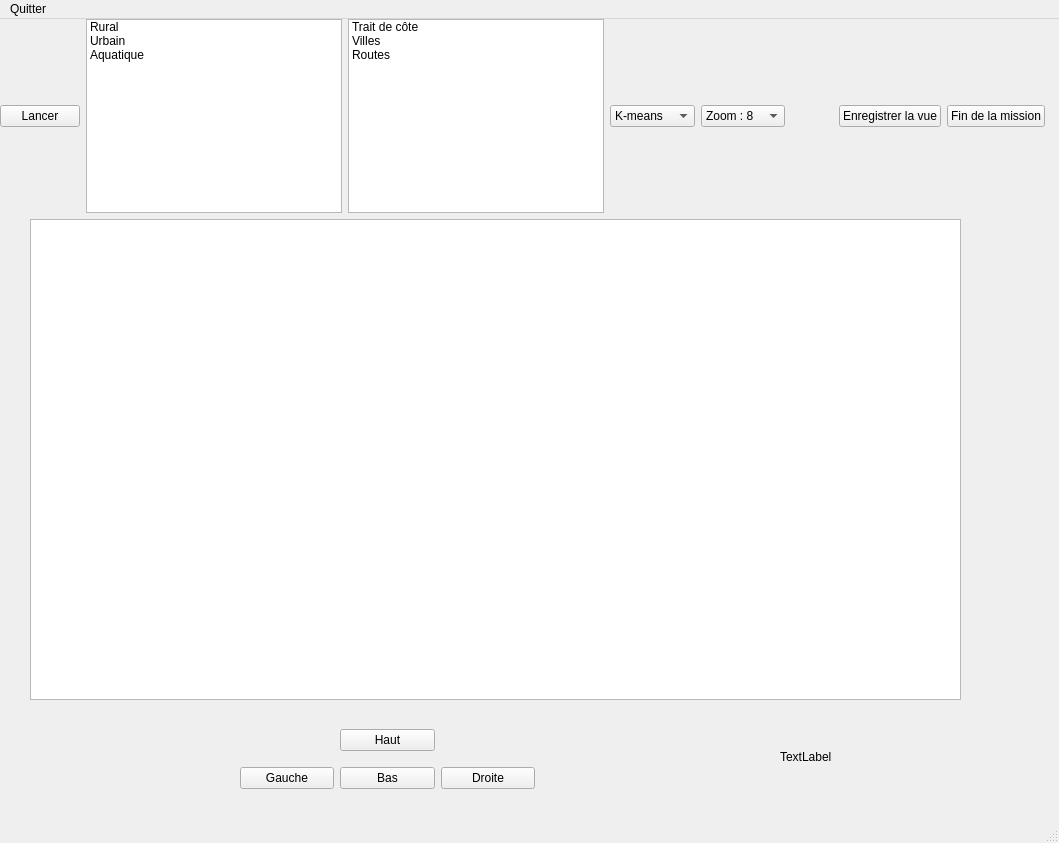
<?xml version="1.0" encoding="UTF-8"?>
<ui version="4.0">
 <class>MainWindow</class>
 <widget class="QMainWindow" name="MainWindow">
  <property name="geometry">
   <rect>
    <x>0</x>
    <y>0</y>
    <width>1059</width>
    <height>843</height>
   </rect>
  </property>
  <property name="windowTitle">
   <string>Vue_aerienne</string>
  </property>
  <widget class="QWidget" name="centralwidget">
   <widget class="QWidget" name="horizontalLayoutWidget">
    <property name="geometry">
     <rect>
      <x>0</x>
      <y>0</y>
      <width>1045</width>
      <height>194</height>
     </rect>
    </property>
    <layout class="QHBoxLayout" name="horizontalLayout">
     <item>
      <widget class="QPushButton" name="pushButton_5">
       <property name="text">
        <string>Lancer</string>
       </property>
      </widget>
     </item>
     <item>
      <widget class="QListWidget" name="Paysage">
       <property name="sizePolicy">
        <sizepolicy hsizetype="Minimum" vsizetype="Minimum">
         <horstretch>0</horstretch>
         <verstretch>0</verstretch>
        </sizepolicy>
       </property>
       <property name="selectionMode">
        <enum>QAbstractItemView::MultiSelection</enum>
       </property>
       <item>
        <property name="text">
         <string>Rural</string>
        </property>
       </item>
       <item>
        <property name="text">
         <string>Urbain</string>
        </property>
       </item>
       <item>
        <property name="text">
         <string>Aquatique</string>
        </property>
       </item>
      </widget>
     </item>
     <item>
      <widget class="QListWidget" name="Points_interet">
       <property name="sizePolicy">
        <sizepolicy hsizetype="Minimum" vsizetype="Minimum">
         <horstretch>0</horstretch>
         <verstretch>0</verstretch>
        </sizepolicy>
       </property>
       <property name="selectionMode">
        <enum>QAbstractItemView::MultiSelection</enum>
       </property>
       <item>
        <property name="text">
         <string>Trait de côte</string>
        </property>
       </item>
       <item>
        <property name="text">
         <string>Villes</string>
        </property>
       </item>
       <item>
        <property name="text">
         <string>Routes</string>
        </property>
       </item>
      </widget>
     </item>
     <item>
      <widget class="QComboBox" name="comboBox_2">
       <item>
        <property name="text">
         <string>K-means</string>
        </property>
       </item>
       <item>
        <property name="text">
         <string>Récursive</string>
        </property>
       </item>
      </widget>
     </item>
     <item>
      <widget class="QComboBox" name="comboBox">
       <item>
        <property name="text">
         <string>Zoom : 8</string>
        </property>
       </item>
       <item>
        <property name="text">
         <string>Zoom : 10</string>
        </property>
       </item>
       <item>
        <property name="text">
         <string>Zoom : 12</string>
        </property>
       </item>
      </widget>
     </item>
     <item>
      <spacer name="horizontalSpacer">
       <property name="orientation">
        <enum>Qt::Horizontal</enum>
       </property>
       <property name="sizeHint" stdset="0">
        <size>
         <width>40</width>
         <height>20</height>
        </size>
       </property>
      </spacer>
     </item>
     <item>
      <widget class="QPushButton" name="pushButton_6">
       <property name="text">
        <string>Enregistrer la vue</string>
       </property>
      </widget>
     </item>
     <item>
      <widget class="QPushButton" name="pushButton_7">
       <property name="text">
        <string>Fin de la mission</string>
       </property>
      </widget>
     </item>
    </layout>
   </widget>
   <widget class="QLabel" name="label">
    <property name="geometry">
     <rect>
      <x>780</x>
      <y>730</y>
      <width>55</width>
      <height>16</height>
     </rect>
    </property>
    <property name="text">
     <string>TextLabel</string>
    </property>
   </widget>
   <widget class="QWidget" name="gridLayoutWidget">
    <property name="geometry">
     <rect>
      <x>240</x>
      <y>700</y>
      <width>295</width>
      <height>80</height>
     </rect>
    </property>
    <layout class="QGridLayout" name="gridLayout">
     <item row="0" column="1">
      <widget class="QPushButton" name="pushButton_2">
       <property name="text">
        <string>Haut</string>
       </property>
      </widget>
     </item>
     <item row="1" column="0">
      <widget class="QPushButton" name="pushButton">
       <property name="text">
        <string>Gauche</string>
       </property>
      </widget>
     </item>
     <item row="1" column="1">
      <widget class="QPushButton" name="pushButton_3">
       <property name="text">
        <string>Bas</string>
       </property>
      </widget>
     </item>
     <item row="1" column="2">
      <widget class="QPushButton" name="pushButton_4">
       <property name="text">
        <string>Droite</string>
       </property>
      </widget>
     </item>
    </layout>
   </widget>
   <widget class="QGraphicsView" name="graphicsView">
    <property name="geometry">
     <rect>
      <x>30</x>
      <y>200</y>
      <width>931</width>
      <height>481</height>
     </rect>
    </property>
   </widget>
  </widget>
  <widget class="QMenuBar" name="menubar">
   <property name="geometry">
    <rect>
     <x>0</x>
     <y>0</y>
     <width>1059</width>
     <height>26</height>
    </rect>
   </property>
   <widget class="QMenu" name="menuFin">
    <property name="title">
     <string>Quitter</string>
    </property>
   </widget>
   <addaction name="menuFin"/>
  </widget>
  <widget class="QStatusBar" name="statusbar"/>
 </widget>
 <resources/>
 <connections/>
</ui>
